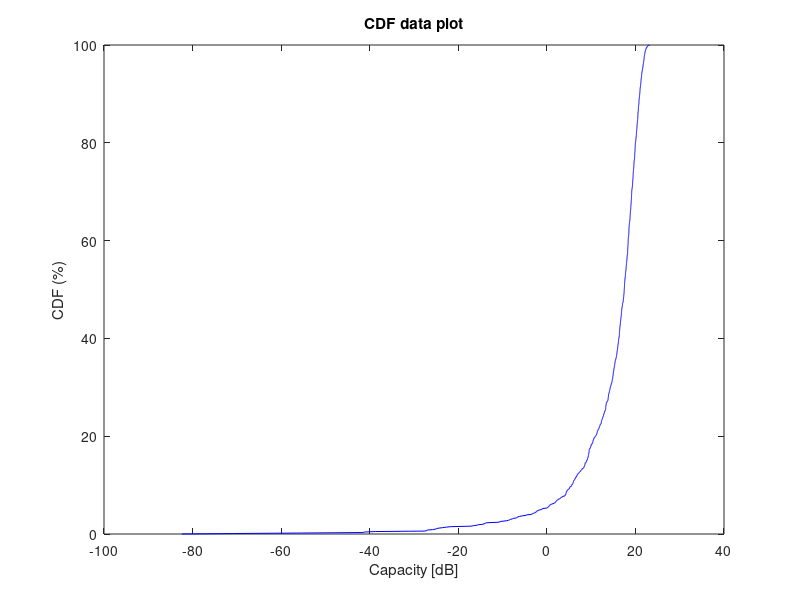
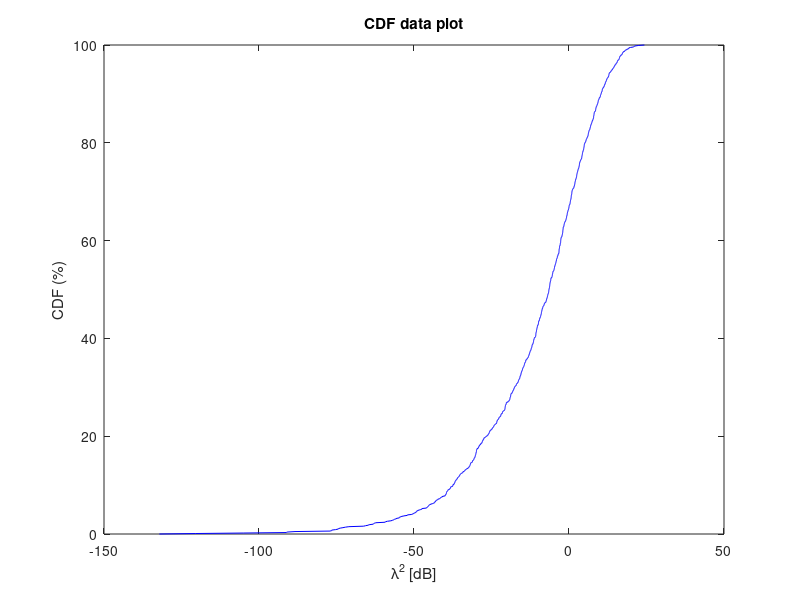

These charts were generated, in order, by the following MATLAB code:
clear all
close all

% make X number of uncorrelated channels
nr_antennas = 1;                % dont use more than 8, error on plotting due to color function.
nr_realizations = 1000;
SNR=100;
H=zeros(nr_antennas,nr_antennas,nr_realizations);

for r=1:nr_realizations
    for k = 1:nr_antennas
        H(k,:,r) = (randn(1,nr_antennas) .* exp(-1i*randn(1,nr_antennas)));
    end
end

lambda_vec=zeros(nr_realizations,1);
C_vec=zeros(nr_realizations,1);

for r=1:nr_realizations
    C=0;
    
    [U,S,V]=svd(H(:,:,r));

    lambda=diag(S);
    K=rank(S);

    for l=1:K
        C=C+log2(1+SNR*lambda(l)^2);
    end

    lambda_db=10*log(lambda(1));
    C_db=10*log(C);
    lambda_vec(r)= 2*lambda_db;
    C_vec(r)= C_db;
    
end

H1 = sort(C_vec);
H2 = sort(lambda_vec);
figure
Percent_Axis = linspace (0 ,100 , 1000);
plot(H1,Percent_Axis,'b')
xlabel('Capacity [dB]')
ylabel('CDF (%)')
title('CDF data plot')

figure
Percent_Axis = linspace (0 ,100 , 1000);
plot(H2,Percent_Axis,'b')
xlabel('\lambda^2 [dB]')
ylabel('CDF (%)')
title('CDF data plot')
